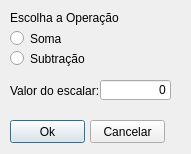
<?xml version="1.0" encoding="UTF-8"?>
<ui version="4.0">
 <class>Dialog</class>
 <widget class="QDialog" name="Dialog">
  <property name="geometry">
   <rect>
    <x>0</x>
    <y>0</y>
    <width>191</width>
    <height>154</height>
   </rect>
  </property>
  <property name="windowTitle">
   <string>Dialog</string>
  </property>
  <widget class="QRadioButton" name="radioButton">
   <property name="geometry">
    <rect>
     <x>10</x>
     <y>30</y>
     <width>82</width>
     <height>17</height>
    </rect>
   </property>
   <property name="text">
    <string>Soma</string>
   </property>
  </widget>
  <widget class="QRadioButton" name="radioButton_2">
   <property name="geometry">
    <rect>
     <x>10</x>
     <y>50</y>
     <width>82</width>
     <height>17</height>
    </rect>
   </property>
   <property name="text">
    <string>Subtração</string>
   </property>
  </widget>
  <widget class="QLineEdit" name="lineEdit">
   <property name="geometry">
    <rect>
     <x>100</x>
     <y>80</y>
     <width>71</width>
     <height>20</height>
    </rect>
   </property>
   <property name="layoutDirection">
    <enum>Qt::LeftToRight</enum>
   </property>
   <property name="text">
    <string>0</string>
   </property>
   <property name="alignment">
    <set>Qt::AlignRight|Qt::AlignTrailing|Qt::AlignVCenter</set>
   </property>
  </widget>
  <widget class="QLabel" name="label">
   <property name="geometry">
    <rect>
     <x>10</x>
     <y>80</y>
     <width>91</width>
     <height>21</height>
    </rect>
   </property>
   <property name="text">
    <string>Valor do escalar:</string>
   </property>
  </widget>
  <widget class="QLabel" name="label_2">
   <property name="geometry">
    <rect>
     <x>10</x>
     <y>10</y>
     <width>121</width>
     <height>16</height>
    </rect>
   </property>
   <property name="text">
    <string>Escolha a Operação</string>
   </property>
  </widget>
  <widget class="QPushButton" name="pushButton">
   <property name="geometry">
    <rect>
     <x>10</x>
     <y>120</y>
     <width>75</width>
     <height>23</height>
    </rect>
   </property>
   <property name="text">
    <string>Ok</string>
   </property>
  </widget>
  <widget class="QPushButton" name="pushButton_2">
   <property name="geometry">
    <rect>
     <x>90</x>
     <y>120</y>
     <width>75</width>
     <height>23</height>
    </rect>
   </property>
   <property name="text">
    <string>Cancelar</string>
   </property>
  </widget>
 </widget>
 <resources/>
 <connections/>
</ui>
